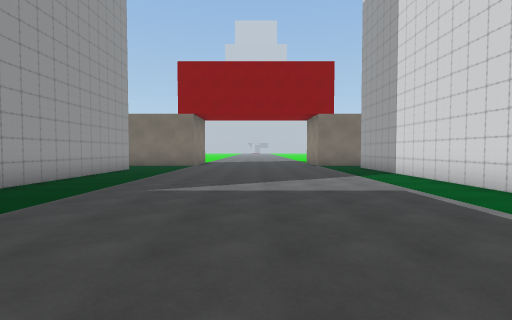
[1] (above)

24 first-person views from a walk through a Unity game level. The camera is 1.5 m above the floor, tilts 2° down and sees 85° across. The floor is counted in squares, 2 m on a side. Each view is taken from the middle of a square. On the plan, view 1 faces up. The plan holds only what a view shows up to about 10 squares ahead; the rest is blank. The place goes on beyond the plan. The player character is not drawn. Some animated figures are not drawn. Some surface patterns are stand-ins.

[2]
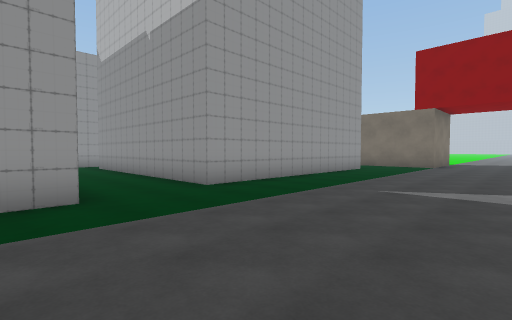

[3]
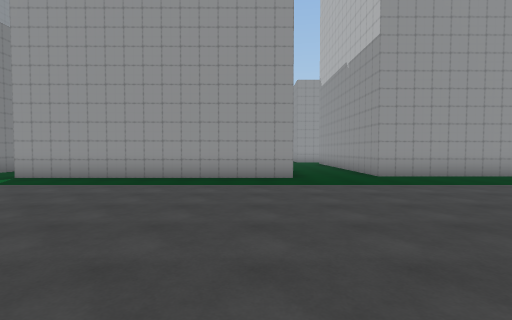

[4]
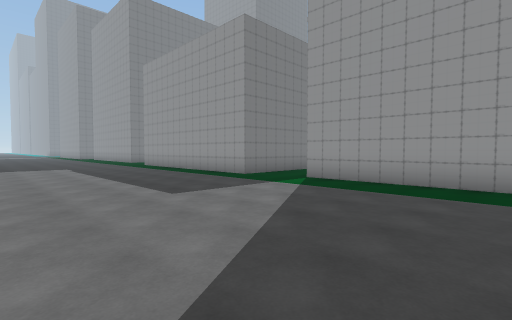

[5]
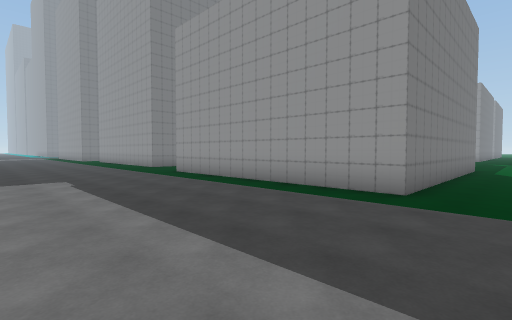

[6]
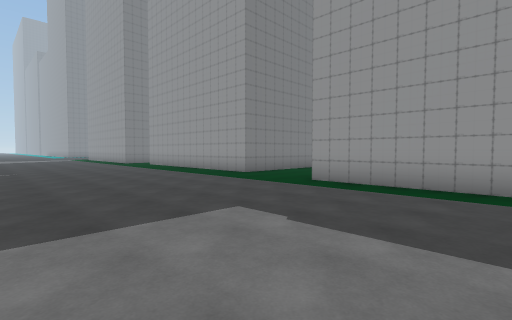

[7]
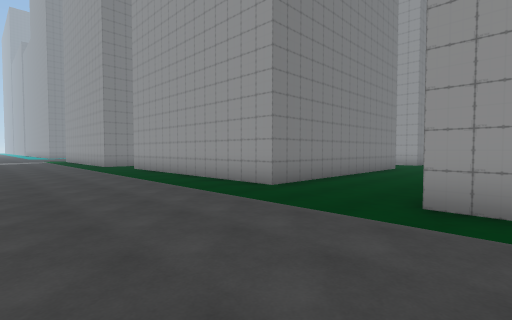

[8]
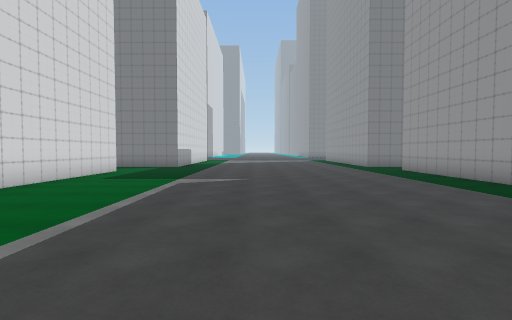

[9]
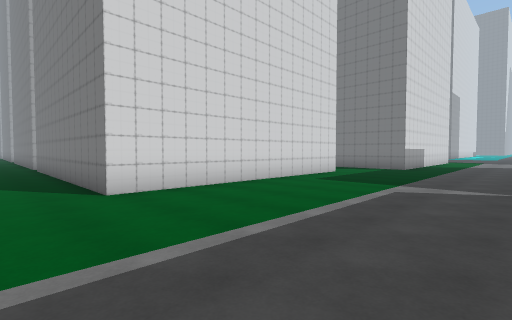

[10]
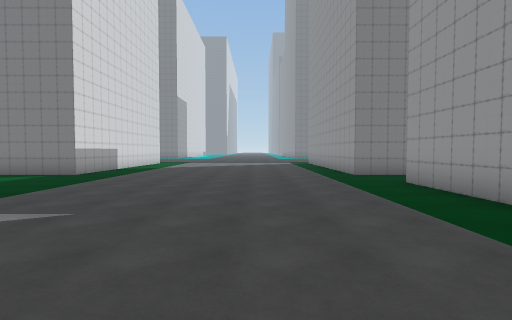

[11]
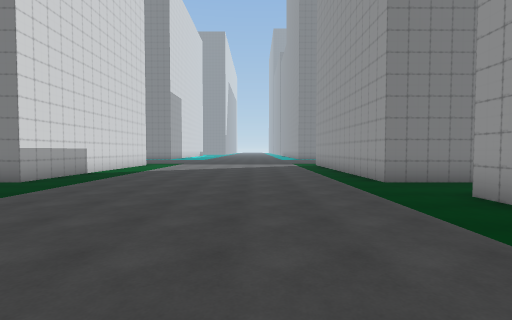

[12]
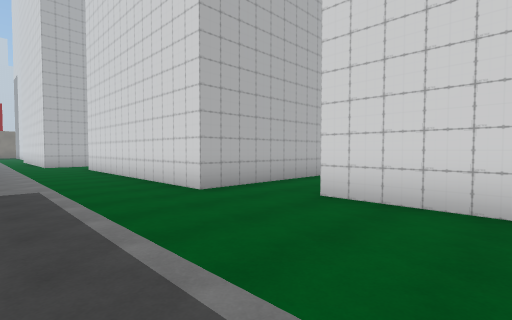

[13]
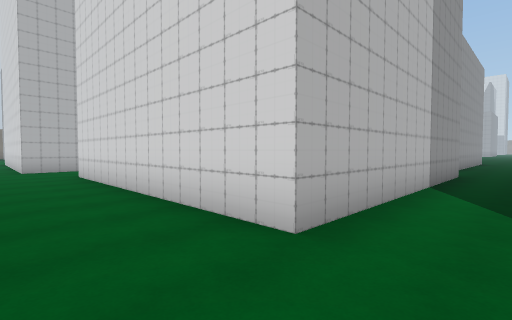

[14]
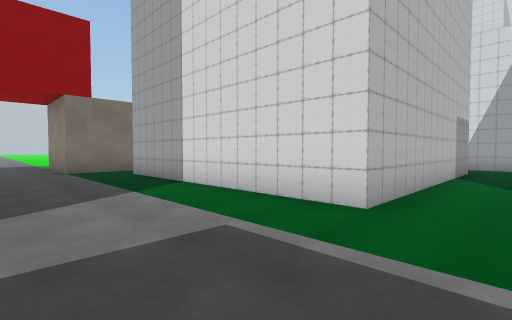

[15]
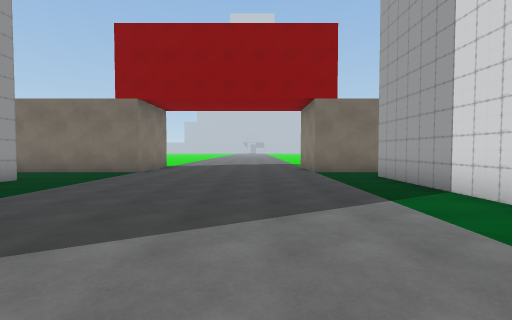

[16]
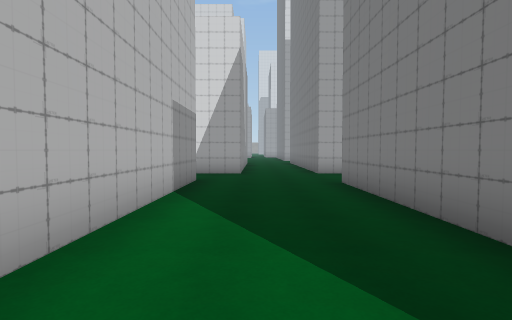

[17]
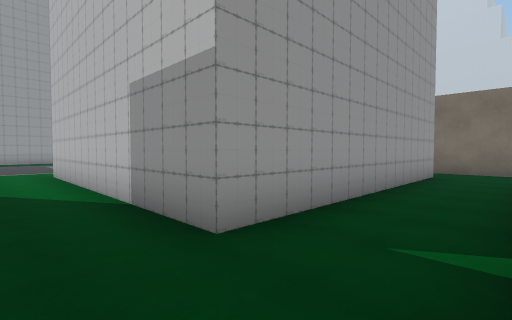

[18]
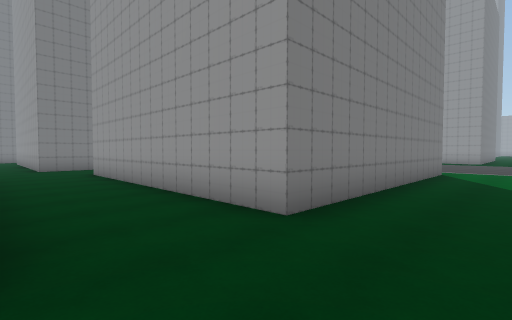

[19]
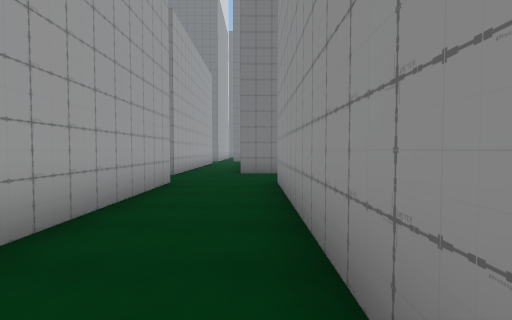

[20]
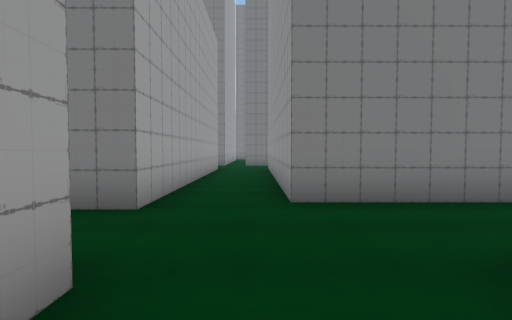

[21]
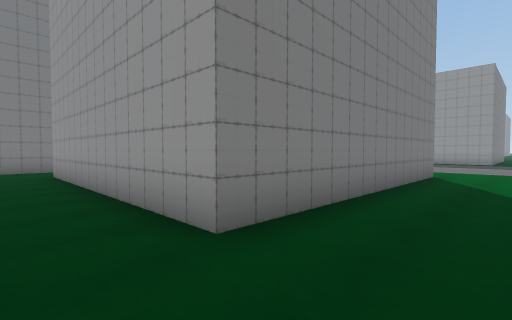

[22]
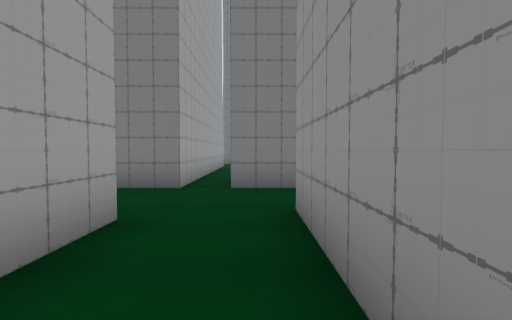

[23]
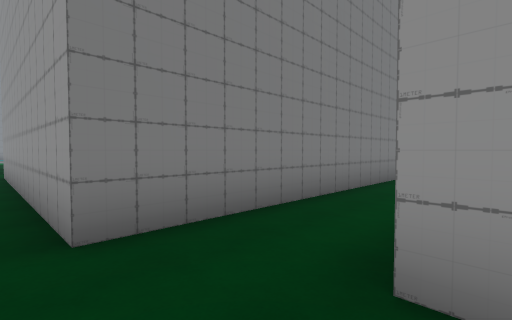

[24]
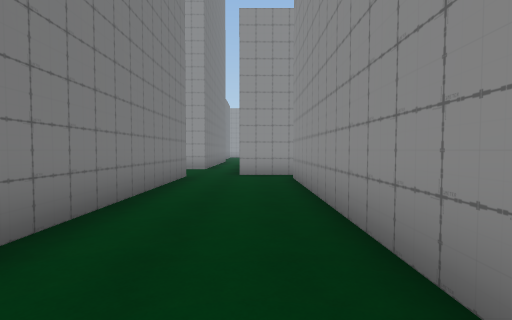

### Floor plan
Points are (right, up) in squares from view 1. A wall is a line through its corners. A room is listed if a view was taken in it or the views show most of it. See-through windows are left out.
Room 1 (views 1, 2, 3, 4, 5, 6, 7, 8, 9, 10, 11, 12, 13, 14, 15, 16, 17, 18, 19, 20, 21, 22, 23, 24)
walls: (5, -9) (12.5, -9) (12.5, -16.5) (5, -16.5) (5, -9); (5.6, -6.5) (4, -6.5) (4, -4.9); (-5, -16) (-11.5, -16); (3.9, 1) (11.5, 1) (11.5, -6.5); (-4.5, 1.1) (-4.5, -6.5); (-11.5, -8.5) (-4, -8.5) (-4, -16); (14, -6.5) (14, -2.1); (-12.5, -15.8) (-12.5, -17.5); (-12, -19) (-4.5, -19) (-4.5, -26.5); (14.5, -16) (14.5, -8.5) (15.4, -8.5); (14, 0.1) (14, 1) (15, 1); (6, -26) (6, -18.5) (13.5, -18.5) (13.5, -26); (12, 4.5) (4.5, 4.5) (4.5, 12); (14, 3.4) (14, 5); (14.5, -22.9) (14.5, -18.5) (15.5, -18.5); (-6.1, -28.5) (-4, -28.5) (-4, -32); (-5, 11) (-5, 3.5) (-10.6, 3.5); (5.2, 13.5) (3, 13.5) (3, 14.5); (-3, 14.1) (-3, 13.5) (-7.1, 13.5); (4.5, -32) (4.5, -28.5) (6.9, -28.5)
ways out: opening at (-13, -18); opening at (5, 13); opening at (13, 5)

Positions as (right, up) in squares from view 1, and headings:
1: (0, 0), facing up
2: (0, 0), facing up-left
3: (3, 0), facing left
4: (2, -2), facing down-left
5: (1, -7), facing down-left
6: (2, -12), facing down-left
7: (0, -15), facing down-left
8: (1, -16), facing down
9: (1, -17), facing down-right
10: (-1, -20), facing down
11: (-1, -22), facing down
12: (2, -21), facing up-right
13: (3, -18), facing up-right
14: (1, 3), facing up-right
15: (1, 4), facing up
16: (5, 3), facing right
17: (14, 3), facing up-left
18: (14, 3), facing down-left
19: (12, 0), facing down
20: (13, -5), facing down
21: (14, -7), facing down-left
22: (13, -13), facing down
23: (14, -16), facing down-left
24: (-4, -17), facing left
